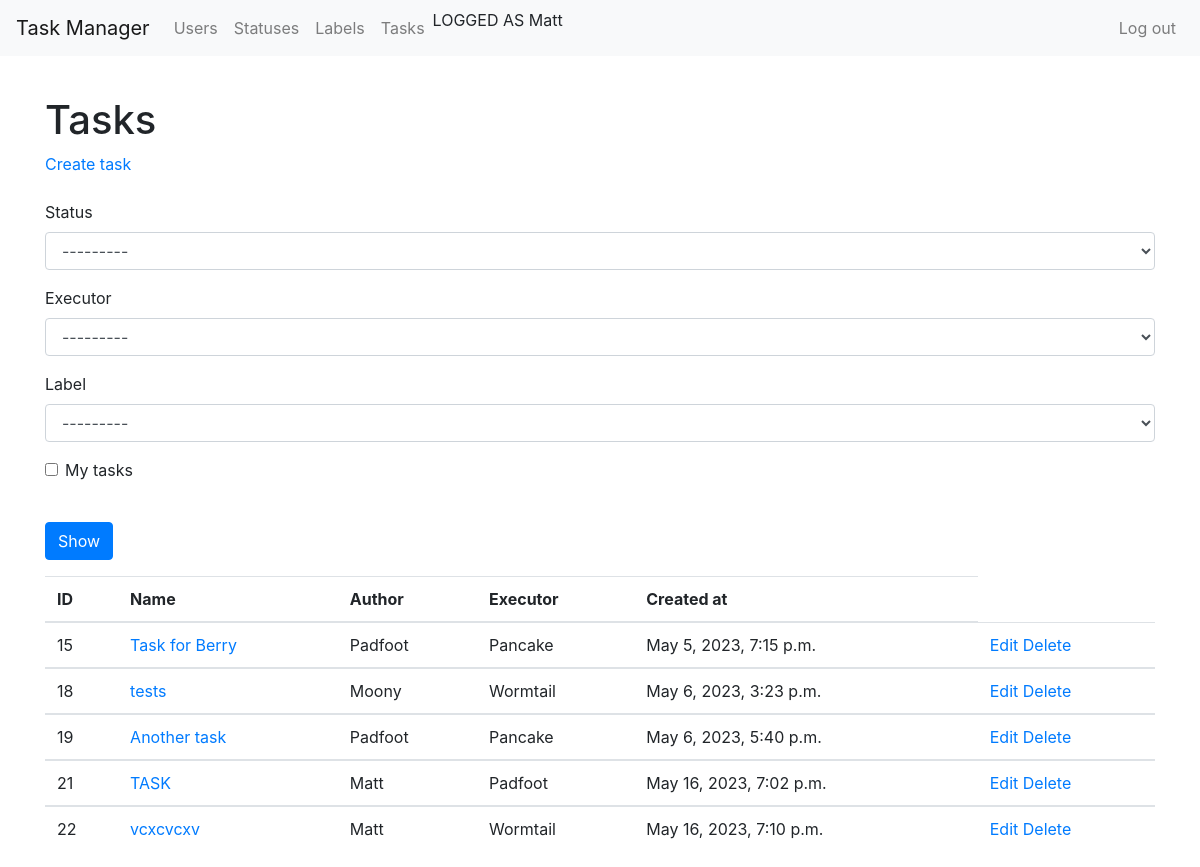
The app's page /tasks/ (signed in) with its own data.
### users/models.py (models this page shows)
class User(AbstractUser):
    def __str__(self):
        return self.get_full_name()

### tasks/models.py (models this page shows, shortened)
class Tasks(models.Model):
    name = models.CharField(max_length=140)
    description = models.TextField()
    status = models.ForeignKey(Statuses, on_delete=models.PROTECT)
    executor = models.ForeignKey(User,
                                 on_delete=models.PROTECT,
                                 default=True)
    made_by = models.ForeignKey(User,
                                on_delete=models.PROTECT,
                                related_name='author',
                                default=True)
    date = models.DateTimeField(auto_now_add=True)
    labels = models.ManyToManyField(Labels,
                                    through='LabelRelativity'
                                    )

### tasks/views.py (the view)
class FilteredTasks(LoginRequiredMixin, FilterView):
    model = Tasks
    template_name = 'tasks/tasks_list.html'
    context_object_name = 'tasks'
    filterset_class = TaskFilter

### labels/models.py (called while the page is built)
    def __str__(self):
        return f'{self.name}'

### statuses/models.py (called while the page is built)
    def __str__(self):
        return f'{self.name}'

### tasks/templates/tasks/tasks_list.html (shortened to what this page needs)
{% extends 'main_page/base.html' %}
{% load bootstrap4 %}
{% load i18n %}
{% block body %}
    <h1>Tasks</h1>
    <div>
        <a href="{% url 'task_create' %}">Create task</a>
    </div>
    <br>
<form method="get">
        {% bootstrap_form filter.form %}
      <br>
    <button type="submit" class="btn btn-primary">Show</button>
    </form>
    <table class="table">
        <thead>
            <tr>
                <th>ID</th>
                <th>Name</th>
                <th>Author</th>
                <th>Executor</th>
                <th>Created at</th>
            </tr>
        </thead>
        {% for item in tasks %}
        <tbody>
            <tr>
                <td>{{ item.id }}</td>
                <td><a href="{% url 'task_details' pk=item.id %}">{{ item.name }}</a></td>
                <td>{{ item.made_by.username }}</td>
                <td>{{ item.executor.username }}</td>
                <td>{{ item.date }}</td>
                <td>
                       <a href="{% url 'task_edit' pk=item.id %}">Edit</a>
                        <a href="{% url 'task_delete' pk=item.id %}">Delete</a>
                </td>
            </tr>
        {% endfor %}
        </tbody>
    </table>
{% endblock %}

### main_page/templates/main_page/base.html (shortened to what this page needs)
{% load bootstrap4 %}
{% bootstrap_css %}
<!DOCTYPE html>
<html lang="ru-ru">
  <head>
    <link href="https://cdn.jsdelivr.net/npm/bootstrap@4.6.0/dist/css/bootstrap.min.css" rel="stylesheet">
  </head>
  <body class="d-flex flex-column min-vh-100">
    <nav class="navbar navbar-expand-lg navbar-light bg-light mb-3">
      <a class="navbar-brand" href="/">Task Manager</a>
      <div class="collapse navbar-collapse" id="navbarToggleExternalContent">
        <ul class="navbar-nav mr-auto">
          <li class="nav-item">
            <a class="nav-link" href="{% url 'users_list' %}">Users</a>
          </li>
            {% if request.user.is_authenticated %}
            <li>
            <a class="nav-link" href="{% url 'status_list' %}">Statuses</a>
            </li>
            <li>
              <a class="nav-link" href="{% url 'labels_list' %}">Labels</a>
            </li>
            <li>
             <a class="nav-link" href="{% url 'tasks_list' %}">Tasks</a>
            </li>
                <li>LOGGED AS {{ user.username }}</li>
            {% endif %}
        </ul>
        <ul class="navbar-nav">
            {% if not request.user.is_authenticated %}
            <li class="nav-item">
              <a class="nav-link" href="{% url 'login' %}">Log in</a>
            </li>
            <li class="nav-item">
              <a class="nav-link" href="{% url 'user_create' %}">Registration</a>
            </li>
            {% else %}
            <li>
                <a class="nav-link" href="{% url 'logout' %}">Log out</a>
            </li>
            {% endif %}
        </ul>
      </div>
    </nav>
    <div class="container wrapper flex-grow-1">
{% block body %}{% endblock %}
</html>

### records on screen
User: username "Matt"
Tasks: id "15", name "Task for Berry", made_by.username "Padfoot", executor.username "Pancake", date "May 5, 2023, 7:15 p.m."
Tasks: id "18", name "tests", made_by.username "Moony", executor.username "Wormtail", date "May 6, 2023, 3:23 p.m."
Tasks: id "19", name "Another task", made_by.username "Padfoot", executor.username "Pancake", date "May 6, 2023, 5:40 p.m."
Tasks: id "21", name "TASK", made_by.username "Matt", executor.username "Padfoot", date "May 16, 2023, 7:02 p.m."
Tasks: id "22", name "vcxcvcxv", made_by.username "Matt", executor.username "Wormtail", date "May 16, 2023, 7:10 p.m."
